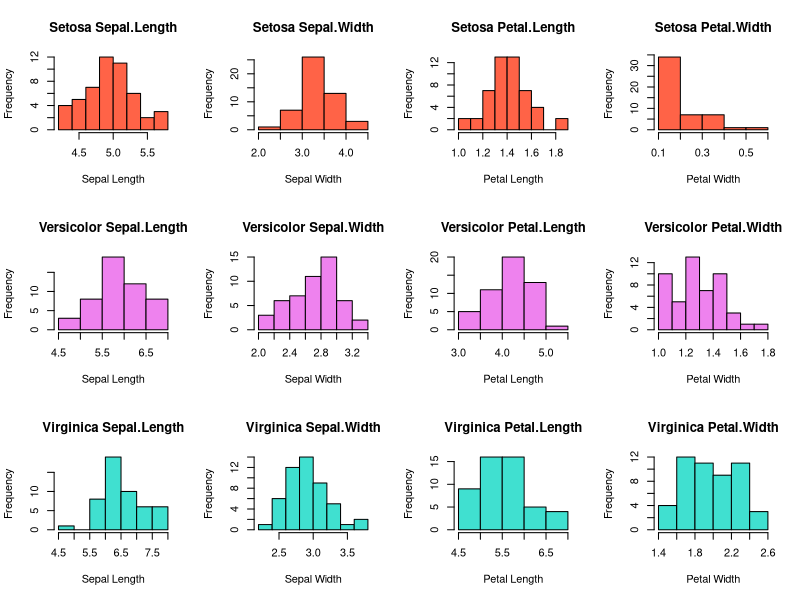

Write the R code that produced this figure.
##TODO:
# A. organize code (Shinho)
# B. find a way to represent species with string (Omar)
# C. write the result ".csv" (Omar)
# D. make the bar plot beautiful (Shinho)
# E. complete with other species (Baldomero)
# F. write the explanation (Baldomero)

# size for testing: default 150
size = 150

# -----------------------------------------------------------------------------
# assignment a
# function for calculating Euclidean Distance
euclidean_distance <- function(p, q) {
    ed = 0
    for (i in 1:4) {
        ed <- ed + (p[,i] - q[,i]) ^ 2
    }
    ed <- sqrt(ed)
    return(ed)
}

data(iris) #load iris data
iris2 <- iris[-5] # delete column 5 with string
# compute distances using dist() function
distances <- dist(head(iris2, size))
# print(distances)

# compute distances using self-created function
distances2 <- matrix(nrow=size, ncol=size)
for (p in 1:size) {
  for (q in 1:size) {
    row_p = iris2[p,]
    row_q = iris2[q,]
    distances2[p, q] <- euclidean_distance(row_p, row_q)
  }
}
# print(distances2)



# -----------------------------------------------------------------------------
# assignment b
# data frame

Flower = c()
Species = c()
Nearest.neighbor = c()
NN.species = c()

for (i in 1:size) {
    Flower[i] <- i
    #Species[i] <- iris[i, 5] # get `Species`
    Species[i] <- iris[i, 5] # get `Species`

    # dirty code
    line = distances2[i,]
    nn = sort(line)[2]
    index_nn = which(line == nn)
    Nearest.neighbor[i] <- index_nn
    NN.species[i] <- iris[index_nn, 5] # get `Species`
}

data_frame = data.frame(Flower, Species, Nearest.neighbor, NN.species)
print(data_frame)
write.csv(data_frame, file = "flowers_distance.csv")

# -----------------------------------------------------------------------------
# assignment c
# cc = data.frame ( table ( data_frame$Species, data_frame$NN.species ) [,]) 
cc = table ( data_frame$Species, data_frame$NN.species ) [,]

# -----------------------------------------------------------------------------
# assignment d
# print (cc)
#barplot(cc, main="blah", xlab="number of neighbors", col=c("darkblue", "red", "gray"),
 #       legend = rownames(counts), beside=TRUE)

# -----------------------------------------------------------------------------
# assignment e. histograms

par(mfrow=c(3, 4))

# setosa

setosa <- iris[iris$Species == 'setosa',]

hist(setosa$Sepal.Length, col="Tomato", main="Setosa Sepal.Length", xlab="Sepal Length")
hist(setosa$Sepal.Width, col="Tomato", main="Setosa Sepal.Width", xlab="Sepal Width")
hist(setosa$Petal.Length, col="Tomato", main="Setosa Petal.Length", xlab="Petal Length")
hist(setosa$Petal.Width, col="Tomato", main="Setosa Petal.Width", xlab="Petal Width")

# versicolor

versicolor <- iris[iris$Species == 'versicolor',]

hist(versicolor$Sepal.Length, col="Violet", main="Versicolor Sepal.Length", xlab="Sepal Length")
hist(versicolor$Sepal.Width, col="Violet", main="Versicolor Sepal.Width", xlab="Sepal Width")
hist(versicolor$Petal.Length, col="Violet", main="Versicolor Petal.Length", xlab="Petal Length")
hist(versicolor$Petal.Width, col="Violet", main="Versicolor Petal.Width", xlab="Petal Width")

# virginica

virginica <- iris[iris$Species == 'virginica',]

hist(virginica$Sepal.Length, col="Turquoise", main="Virginica Sepal.Length", xlab="Sepal Length")
hist(virginica$Sepal.Width, col="Turquoise", main="Virginica Sepal.Width", xlab="Sepal Width")
hist(virginica$Petal.Length, col="Turquoise", main="Virginica Petal.Length", xlab="Petal Length")
hist(virginica$Petal.Width, col="Turquoise", main="Virginica Petal.Width", xlab="Petal Width")




#for (i in colnames(iris2)) {
    #in c("Sepal.Length", "Sepal.Width", "Petal.Lenght", "Petal.Width")) {
#    ss <- subset(iris, Species == "setosa", select=c(i))
#    ss <- as.numeric(unlist(setosa))
#    hist(ss, main=i)
    # virginica <- iris[iris$Species == 'virginica',]
    # hist(virginica$Sepal.Length, main=i)
#}


# -----------------------------------------------------------------------------
# assignment f.

# A histogram visualizes a distribution of numerical data. The y-axis shows how 
# frequently the values on the x-axis occur in the data, the bars represent 
# ranges of values on the x-axis. 
# 
# ---
#   
#   Figures description
# 
# ---
# 
#   Setosa Sepal.Length 
# 
# It is observed that the higher frequencies are defined between the range of 4.5 - 5.5,
# having a maximum frequency approximately of 15 units.
# 
#   Versicolor Sepal.Length
# 
# This figure shows a maximum frequency of approximately 20 units for Sepal lengths between 
# the range 5.5. and 6.0.
# 
#   Virginica Sepal.Length
# 
# Higher frequencies are defined between the range of 6.0 - 6.5, with a frequency of approximately 
# of 20 units. There is an evenly distribution for values between the range of 7.0 - 8.0, 
# furthermore there are no Sepals with lengths in a range of 5.0 - 5.5.
# 
# ---
#   
#   Setosa Sepal.Width 
# 
# The frequency reach its maximum of approximately 25 units for values defined between the range 3.0 - 3.5
# and its minimum between 2.0 - 2.5.
# 
#   Versicolor Sepal.Width
# 
# Increasing distribution of frequencies is observed between the range 2.0 - 3.0, reaching a maximum
# of approximately 15 units between the range 2.8 - 3.0.
# 
#   Virginica Sepal.Width
# 
# This figure shows a maximum frequencies of approximately 15 units for widths between 2.5 and 3.0.
# 
# ----
#   
#   Setosa Petal.Length
# 
# An evenly minimal distribution of frequencies is observed for lengths between the range 1.0 - 1.2
# and greater than 1.8, the frequencies reach its maximum at a length of around 
# 1.4 with approximately 15 units.
# 
#   Versicolor Petal.Length
# 
# It is observed that the maximum frequency is reached between the range of 4.0 - 4.5 with a frequency
# of a approximately 20 units, whereas the minimum length is between 5.0 - 5.5 with a a frequency of 1 unit.
# 
#   Virginica Petal.Length 
# 
# One can observe that the maximum frequency is evenly distributed for ranges 5.0 - 5.5 and 5.5 - 6.0 with
# a maximum frequency of approximately 15 units.
# 
# ---
#   
#   Setosa Petal.Width
# 
# Most of the values of petal width are defined at its very minimum between the range 0.1 - 0.2 with
# a frequency of approximately 35 units, the minimum is defined between the range 0.4 - 0.6.
# 
#   Versicolor Petal.Width
# 
# The minimum frequency is defined between the range 1.6 - 1.8, whereas the maximum is defined
# for widths of 1.2 or 1.3 with a frequency of approximately 15 units.
# 
#   Virginica Petal.Width
# 
# Most of the frequencies are almost evenly distributed between the range 1.6 - 2.4, reaching their
# maximum between the range 1.6 - 1.8.
# 
# ---
#   
#   General Comparison 
# 
# Among the three groups of species, Virginica has the higher Sepal lengths frequency for values
# between 6.0 – 6.5 and Satosa has the maximum Sepal widths for values between 3.0 and 3.5. 
# 
# On the other side, Setosa specie presents the minimum Petal lengths with values between 1.0 - 1.8, 
# on the contrary, Virginica has the maximum petal lengths between the range 5.0 -  6.0. It is clear 
# to notice that species of type Setosa have the minimum widths of Petals.
